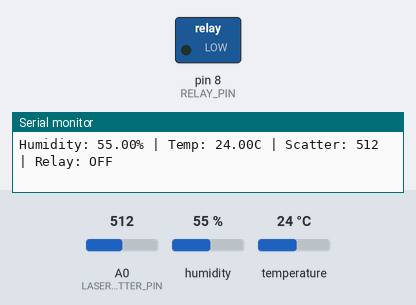
This sketch was run on a simulated Arduino Uno, built with avr-gcc and run on an emulated ATmega328P. On the bench: switched loads named in the sketch (green lamp = pin HIGH), the last lines printed to the serial monitor. The test bench sets the inputs (shaded band); at power-on: humidity 55 %, A0 (LASER_SCATTER_PIN) = 512, temperature 24 °C.

Above: at 2.8 s.
2.9 s: humidity set to 83 %
5.6 s: humidity set to 86 %
At 7.2 s:
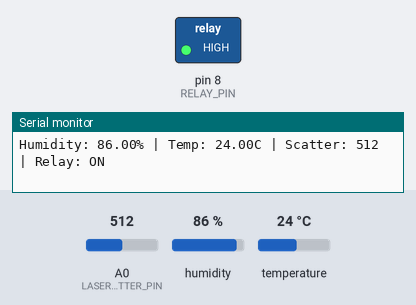
8.3 s: humidity set to 22 %
At 10.8 s:
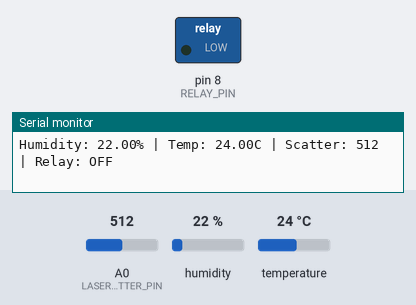
11.5 s: humidity set to 88 %
At 12.5 s:
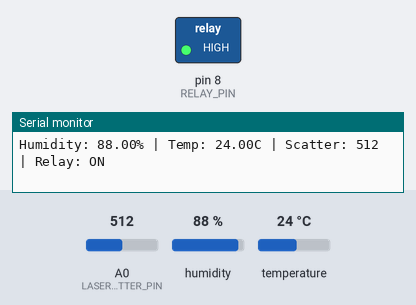
Timing chart, 0 to 14.5 s (numbered marks = the images above; inputs shaded):
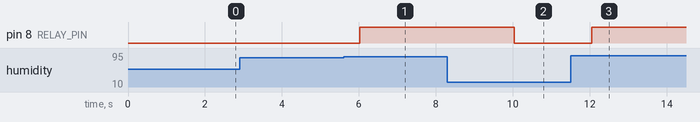

Measured:
- the behaviour switches between 84 and 85 % on humidity (found by bisection; images 0 and 1)
- after the input at 5.6 s, pin 8 (RELAY_PIN): LOW → HIGH after 0.43 s
- after the input at 8.3 s, pin 8 (RELAY_PIN): HIGH → LOW after 1.7 s
- after the input at 11.5 s, pin 8 (RELAY_PIN): LOW → HIGH after 0.55 s

The sketch:

main.ino
```cpp
#include <DHT.h>

constexpr int DHT_PIN = 2;
constexpr int DHT_TYPE = DHT22;
constexpr int RELAY_PIN = 8;
constexpr int LASER_SCATTER_PIN = A0;

// Initial commissioning defaults; tune with field calibration logs for site-specific fog behavior.
constexpr float HUMIDITY_THRESHOLD = 85.0f;  // %RH trigger for high ambient moisture.
constexpr int SCATTER_THRESHOLD = 600;       // ADC count (0-1023) from photodiode scattering channel.

DHT dht(DHT_PIN, DHT_TYPE);

void setup() {
  pinMode(RELAY_PIN, OUTPUT);
  digitalWrite(RELAY_PIN, LOW);
  pinMode(LASER_SCATTER_PIN, INPUT);
  Serial.begin(9600);
  dht.begin();
}

void loop() {
  float humidity = dht.readHumidity();
  float temperature = dht.readTemperature();
  int scatterValue = analogRead(LASER_SCATTER_PIN);

  if (isnan(humidity) || isnan(temperature)) {
    Serial.println("DHT22 read failed");
    delay(2000);
    return;
  }

  // OR logic is intentional for Phase 1/2: either humidity spike or optical scatter is sufficient to engage cooling.
  bool shouldTrigger = humidity >= HUMIDITY_THRESHOLD || scatterValue >= SCATTER_THRESHOLD;
  digitalWrite(RELAY_PIN, shouldTrigger ? HIGH : LOW);

  Serial.print("Humidity: ");
  Serial.print(humidity);
  Serial.print("% | Temp: ");
  Serial.print(temperature);
  Serial.print("C | Scatter: ");
  Serial.print(scatterValue);
  Serial.print(" | Relay: ");
  Serial.println(shouldTrigger ? "ON" : "OFF");

  // 2s cadence balances control responsiveness and relay/Peltier switching stability.
  delay(2000);
}
```
